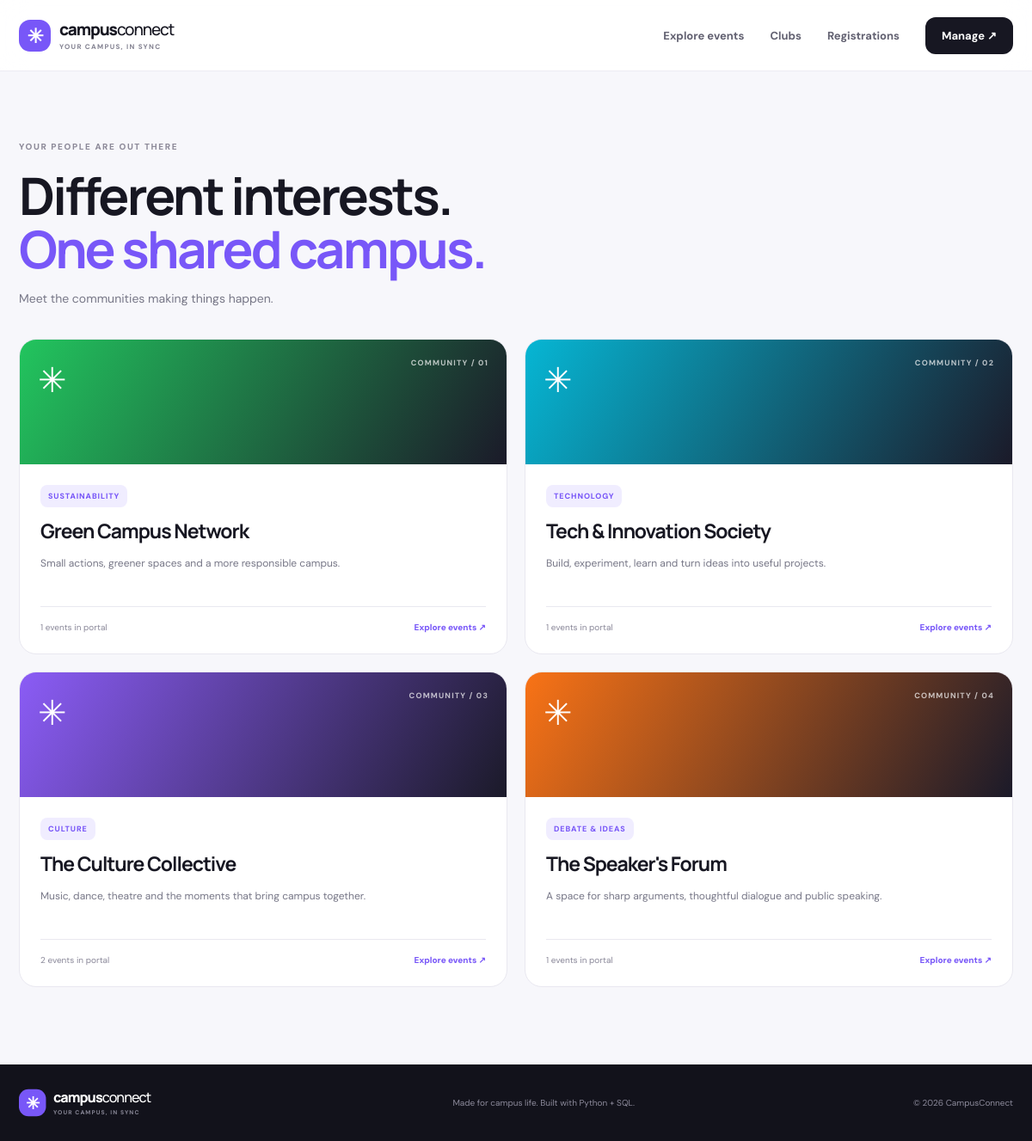
Page /clubs on the committed database.
### tables this page shows
CREATE TABLE clubs (
  club_id INTEGER PRIMARY KEY AUTOINCREMENT,
  name TEXT NOT NULL UNIQUE,
  category TEXT NOT NULL,
  description TEXT NOT NULL,
  accent TEXT NOT NULL DEFAULT '#7c5cff'
);

### app.py (the view)
@app.route("/clubs")
def clubs_page():
    with get_db() as db:
        clubs = db.execute("""SELECT c.*, COUNT(DISTINCT e.event_id) AS event_count
            FROM clubs c LEFT JOIN events e ON e.club_id=c.club_id GROUP BY c.club_id ORDER BY c.name""").fetchall()
    return render_template("clubs.html", clubs=clubs)

### app.py (called while the page is built)
def get_db():
    conn = sqlite3.connect(DB_PATH)
    conn.row_factory = sqlite3.Row
    conn.execute("PRAGMA foreign_keys = ON")
    return conn

### templates/clubs.html
{% extends "base.html" %}{% block title %}Find your community{% endblock %}
{% block content %}<section class="page-hero"><div class="container"><span class="eyebrow dark-eyebrow">YOUR PEOPLE ARE OUT THERE</span><h1>Different interests.<br><em>One shared campus.</em></h1><p>Meet the communities making things happen.</p></div></section>
<section class="container page-content"><div class="club-grid">{% for club in clubs %}<article class="club-card"><div class="club-card-top" style="--club-accent:{{ club.accent }}"><span class="club-icon">✳</span><span class="club-index">COMMUNITY / 0{{ loop.index }}</span></div><div class="club-card-content"><span class="category-tag">{{ club.category }}</span><h2>{{ club.name }}</h2><p>{{ club.description }}</p><div class="club-card-bottom"><span>{{ club.event_count }} events in portal</span><a href="{{ url_for('events_page', category=club.category) }}">Explore events ↗</a></div></div></article>{% endfor %}</div></section>{% endblock %}

### static/style.css (style rules this page uses)
:root { --ink:#171722;--muted:#777787;--paper:#f7f7fb;--purple:#7857f8;--lime:#d8ff68;--line:#e9e8f0;--white:#fff;--radius:22px }
* { box-sizing:border-box }
html { scroll-behavior:smooth }
body { margin:0;background:var(--paper);color:var(--ink);font-family:'DM Sans',sans-serif }
h1,h2,h3,.brand { font-family:Manrope,sans-serif;letter-spacing:-.045em }
a { color:inherit;text-decoration:none }
.container { width:min(1160px,calc(100% - 44px));margin:auto }
.eyebrow { font-size:10px;font-weight:800;letter-spacing:.16em;color:#c4c2d3;display:inline-flex;align-items:center;gap:9px }
.hero h1 em,.section-heading h2 em,.stats-grid h2 em,.club-band h2 em,.page-hero h1 em { font-style:normal;color:var(--lime) }
.dark-eyebrow { color:#8c8998 }
.section-heading p,.page-hero p { margin:0;color:var(--muted);font-size:14px }
.page-hero { padding:75px 0 38px }
.page-hero h1 { font-size:clamp(42px,5vw,62px);line-height:1.04;margin:17px 0 }
.page-hero h1 em { color:var(--purple) }
.page-content { padding-bottom:90px }
.club-grid { display:grid;grid-template-columns:repeat(2,1fr);gap:20px }
.club-card { border:1px solid var(--line);border-radius:20px;background:white;overflow:hidden }
.club-card-top { height:145px;background:linear-gradient(120deg,var(--club-accent),#1b1a29);color:white;display:flex;align-items:flex-start;justify-content:space-between;padding:21px }
.club-icon { font-size:40px }
.club-index { font-size:9px;letter-spacing:.13em;font-weight:800;color:#ffffffb0 }
.club-card-content { padding:24px }
.category-tag { font-size:9px;letter-spacing:.1em;text-transform:uppercase;font-weight:800;color:var(--purple);background:#f0edff;padding:7px 9px;border-radius:8px }
.club-card h2 { font-size:23px;margin:16px 0 10px }
.club-card p { font-size:12px;line-height:1.7;color:var(--muted);min-height:40px }
.club-card-bottom { display:flex;justify-content:space-between;gap:10px;border-top:1px solid var(--line);padding-top:17px;margin-top:20px;font-size:10px;color:#8a8899 }
.club-card-bottom a { font-weight:800;color:var(--purple) }

### rows in the picture
clubs: category "SUSTAINABILITY", name "Green Campus Network", description "Small actions, greener spaces and a more responsible campus.", event_count "1"
clubs: category "TECHNOLOGY", name "Tech & Innovation Society", description "Build, experiment, learn and turn ideas into useful projects.", event_count "1"
clubs: category "CULTURE", name "The Culture Collective", description "Music, dance, theatre and the moments that bring campus together.", event_count "2"
clubs: category "DEBATE & IDEAS", name "The Speaker's Forum", description "A space for sharp arguments, thoughtful dialogue and public speaking.", event_count "1"
